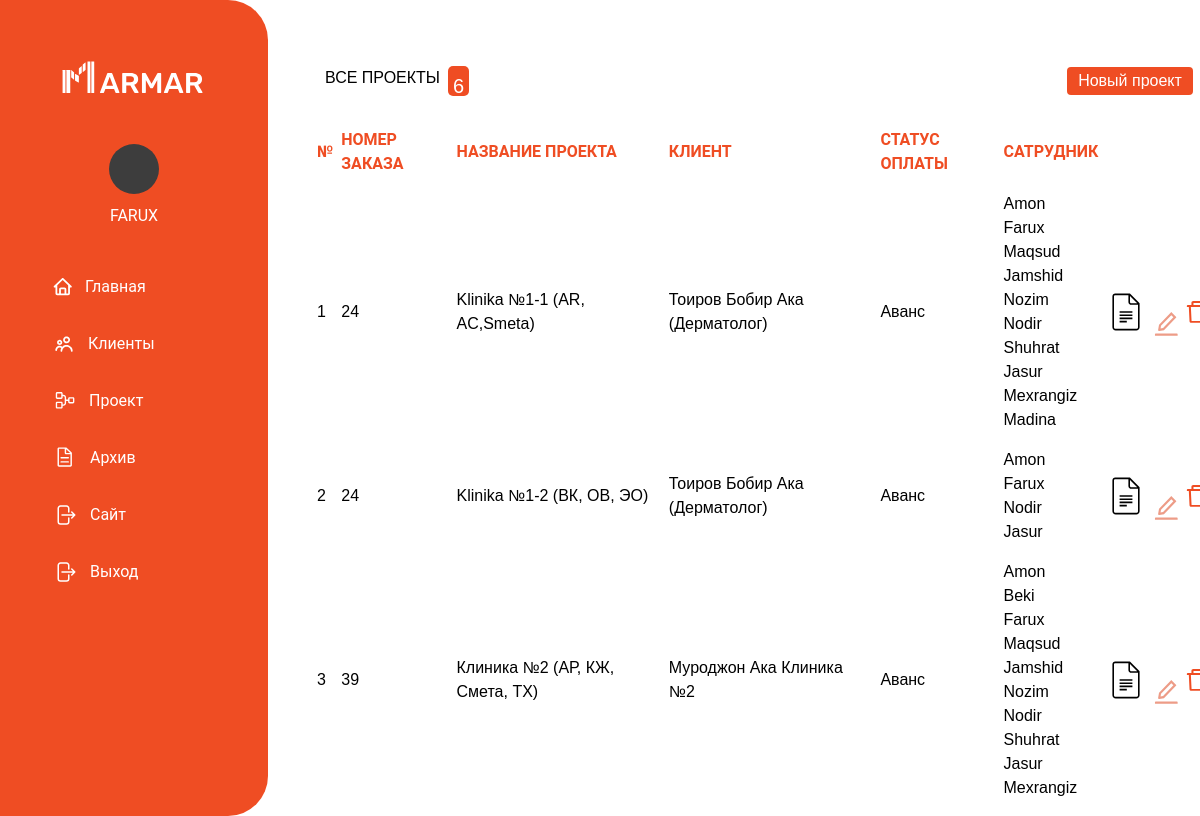
Page /crm/offic/ (signed in) on the committed database.
### crm/models.py (models this page shows, shortened)
class User(AbstractUser):
    name = models.CharField(max_length=120)
    password = models.CharField(max_length=120)
    role = models.CharField(max_length=120, choices=ROLE)
    objects = UserManager()
    def __str__(self):
        return self.username + ' ' + self.role

class Orders(models.Model):
    order_number = models.IntegerField(null=True)
    title = models.CharField(max_length=120)
    service = models.ManyToManyField('Service', through="ProjectService")
    client = models.ForeignKey(Clients, on_delete=models.CASCADE)
    status = models.CharField(max_length=120, choices=STATUS_PAY, default="Ожидание")
    is_archive = models.BooleanField(default=False, null=True, blank=True)
    numbers = models.PositiveIntegerField(null=True, blank=True)
    user = models.ManyToManyField('User')

class Clients(models.Model):
    full_name = models.CharField(max_length=120)
    phone = models.IntegerField(null=True)
    address = models.CharField(max_length=120, null=True)
    manager = models.ForeignKey(User, on_delete=models.CASCADE)
    status = models.CharField(max_length=120, choices=STATUS_CLIENT, default='Ожиданы', null=True)
    form = models.CharField(max_length=120, choices=FROM, null=True)
    def __str__(self):
        return self.full_name

### crm/views.py (the view, shortened to what this page needs)
# urls.py: path('offic/', views.offic, name="offic"),
def offic(request):
    services = Service.objects.filter(Q(parent__isnull=False))
    orders = Orders.objects.filter(user=request.user)
    departments = Department.objects.all()
    form = OrderForm(request.POST)
    return render(request, 'ofis.html',
                  {'orders': orders,
                   'departments': departments,
                   'form': form,
                   'order_count': Orders.objects.filter(is_archive=False).count(),
                   'services': services
                   })

### crm/models.py (called while the page is built)
    def __str__(self):
        return self.name

### crm/templates/ofis.html (shortened to what this page needs)
{% extends 'index.html' %}
{% load static %}
{% block content %}
    <section class="ofis">
        <div class="clients-header">
            <div class="clients_header_titel"><h1>Все проекты</h1>
            <p>{{ order_count }}</p></div>
            <button type="button" id="myBtn" class="btn-clients">Новый проект</button>
        </div>
        <div class="">
            <table class="table-clients">
                <tr>
                    <th>№</th>
                    <th>Номер заказа</th>
                    <th>Название проекта</th>
                    <th>Клиент</th>
                    <th>Статус оплаты</th>
                    <th>сатрудник</th>
                </tr>
                {% for order in orders %}
                    {% if not order.is_archive %}
                        <tr>
                            <td>{{ forloop.counter }}</td>
                            <td>{{ order.order_number }}</td>
                            <td>{{ order.title }}</td>
                            <td><a href="tel:+998904140184">{{ order.client }}</a></td>
                            <td>{{ order.status }}</td>
                            <td>
                                {% for user in order.user.all %}
                                    {{ user.username }}<br/>
                                {% endfor %}
                            </td>
                            <td>
                                <a href="{% url 'department' order.pk %}" class="">
                            </a>
                            </td>
                            <td>
                                <a type="button" class="clients-edit" id="Editbtn"
                                   href="{% url 'edit_offic_pk' order.pk %}"><img
                                        src="{% static 'img/edit.svg' %}" alt=""></a>
                            </td>
                            <td>
                                <a href="{% url 'order_archived' order.pk %}" type="button">
                                    <img
                                            src="{% static 'img/icon-archive.svg' %}"
                                            alt="" width="30">
                                </a>
                            </td>
                        </tr>
                    {% endif %}
                {% endfor %}
            </table>
        </div>
    </section>
{% endblock %}

### crm/templates/index.html (shortened to what this page needs)
{% load static %}
<!Doctype html>
<html lang="en">
<head>
    <link rel="stylesheet"
          href="https://cdnjs.cloudflare.com/ajax/libs/font-awesome/6.2.0/css/all.min.css">
    <link rel="stylesheet" href="{% static 'style.css' %}">
    <script src="https://cdn.tailwindcss.com"></script>
</head>
<body class="flex">
<div>
    <aside class='bg-[#EF4D23] w-[268px] h-screen h-[100px] text-white flex flex-col rounded-r-[40px] sticky top-0'>
        <a href="" class='inline-block my-[51px] px-[53px] w-full'>
        </a>
        <a href='#' class='inline-block mb-[20px] px-[53px] w-full text-center'>
            <div class="w-[50px] h-[50px] bg-[#3d3d3d] rounded-[50px] m-auto">
            </div>
            <h1 class='p-[10px]'>{{ user.username }}</h1>
        </a>
        <nav>
            <a href=""
               class='group flex items-center text-white ml-[36px] px-[17px] rounded-[12px] hover:bg-[#F2F6FC] w-[212px] h-[57px] hover:text-[#1C1D20] relative duration-300'>
                <span>Главная</span>
            </a>
            <a href='{% url 'clients' %}'
               class='group flex   items-center text-white ml-[36px] px-[17px] rounded-[12px] hover:bg-[#F2F6FC] w-[212px] h-[57px] hover:text-[#1C1D20] relative duration-300'>
                <span>Клиенты</span>
            </a>
            <a href="{% url 'offic' %}"
               class='group flex items-center text-white ml-[36px] px-[17px] rounded-[12px] hover:bg-[#F2F6FC] w-[212px] h-[57px] hover:text-[#1C1D20] relative duration-300'>
                <span>Проект</span>
            </a>
            <a href=""
               class='group flex items-center text-white ml-[36px] px-[17px] rounded-[12px] hover:bg-[#F2F6FC] w-[212px] h-[57px] hover:text-[#1C1D20] relative duration-300'>
                <span>Архив</span>
            </a>
            <a href='{% url 'sign_out' %}'
               class='group flex items-center text-white ml-[36px] px-[17px] rounded-[12px] hover:bg-[#F2F6FC] w-[212px] h-[57px] hover:text-[#1C1D20] relative duration-300'>
                <span>Сайт</span>
            </a>
            <a href='{% url 'sign_out' %}'
               class='group flex items-center text-white ml-[36px] px-[17px] rounded-[12px] hover:bg-[#F2F6FC] w-[212px] h-[57px] hover:text-[#1C1D20] relative duration-300'>
                <span>Выход</span>
            </a>
        </nav>
    </aside>
</div>
{% block content %}
{% endblock %}
</body>
</html>

### crm/static/style.css (style rules this page uses)
body { padding: 0; margin: 0; font-family: 'Roboto', sans-serif; color: #fff; font-size: 16px; }
* { box-sizing: border-box; }
p { margin: 0; }
h1 { padding: 0; margin: 0; text-transform: uppercase; }
a { text-decoration: none; margin: 0; }
.clients-header { padding: 16px; align-items: center; display: flex; font-family: sans-serif; color: black; justify-content: space-between; }
.clients_header_titel { display: flex; }
.clients-header p { margin-left: 8px; width: auto; height: 30px; background: #EF4D23; border-radius: 5px; text-align: center; font-size: 20px; color: white; padding: 5px; }
.btn-clients { margin-left: 55%; width: 126px; height: 28px; border: none; border-radius: 4px; background: #EF4D23; font-size: 16px; color: white; }
.table-clients { color: black; width: 100%; height: 90%; }
.table-clients th { color: #EF4D23; padding: 16px 0 16px 8px; text-align: start; text-transform: uppercase; font-family: sans-serif none; }
.table-clients td { text-transform: capitalize; padding: 0 0 16px 8px; text-align: start; font-family: sans-serif; }
.table-clients td a { color: black; }
.clients-edit { padding-left: 6px; }
.clients-edit img { width: 30px; }
.ofis { padding-top: 50px; margin-left: 309px; position: absolute; color: black; width: 75%; }

### rows in the picture
User: username "FARUX", username "Farux"
Orders: order_number "24", title "Klinika №1-1 (AR, AC,smeta)", client "Тоиров Бобир Ака (Дерматолог)", status "Аванс", is_archive False (drawn)
User: username "Amon"
User: username "Maqsud"
User: username "Jamshid"
User: username "Nozim"
User: username "Nodir"
User: username "Shuhrat"
User: username "Jasur"
User: username "Mexrangiz"
User: username "Madina"
Orders: order_number "24", title "Klinika №1-2 (ВК, OВ, ЭО)", client "Тоиров Бобир Ака (Дерматолог)", status "Аванс", is_archive False (drawn)
Orders: order_number "39", title "Клиника №2 (АР, КЖ, Смета, ТХ)", client "Муроджон Ака Клиника №2", status "Аванс", is_archive False (drawn)
User: username "Beki"

### other values in the picture
{{ order_count }} "6"
